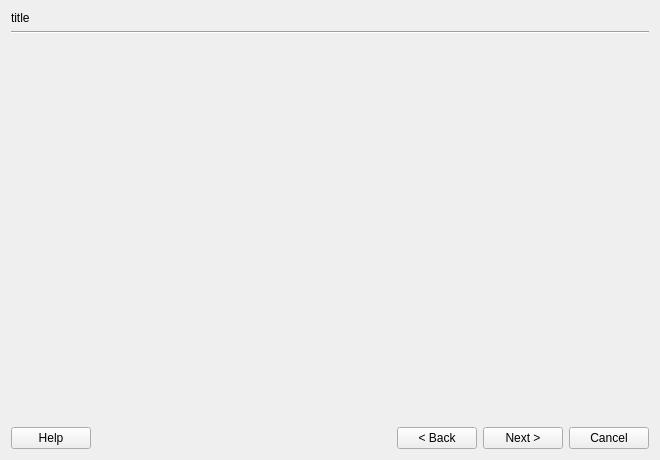
<?xml version="1.0" encoding="UTF-8"?>
<ui version="4.0">
 <class>DebconfWizard</class>
 <widget class="QWidget" name="DebconfWizard">
  <property name="geometry">
   <rect>
    <x>0</x>
    <y>0</y>
    <width>660</width>
    <height>460</height>
   </rect>
  </property>
  <property name="windowTitle">
   <string>Debconf</string>
  </property>
  <layout class="QVBoxLayout">
   <item>
    <widget class="QLabel" name="title">
     <property name="sizePolicy">
      <sizepolicy hsizetype="Preferred" vsizetype="Fixed">
       <horstretch>0</horstretch>
       <verstretch>0</verstretch>
      </sizepolicy>
     </property>
     <property name="text">
      <string>title</string>
     </property>
     <property name="wordWrap">
      <bool>false</bool>
     </property>
    </widget>
   </item>
   <item>
    <widget class="Line" name="line1">
     <property name="sizePolicy">
      <sizepolicy hsizetype="Preferred" vsizetype="Fixed">
       <horstretch>0</horstretch>
       <verstretch>0</verstretch>
      </sizepolicy>
     </property>
     <property name="frameShape">
      <enum>QFrame::HLine</enum>
     </property>
     <property name="frameShadow">
      <enum>QFrame::Sunken</enum>
     </property>
    </widget>
   </item>
   <item>
    <widget class="QWidget" name="mainFrame" native="true"/>
   </item>
   <item>
    <layout class="QHBoxLayout">
     <item>
      <widget class="QPushButton" name="bHelp">
       <property name="text">
        <string>Help</string>
       </property>
      </widget>
     </item>
     <item>
      <spacer name="spacer1">
       <property name="orientation">
        <enum>Qt::Horizontal</enum>
       </property>
       <property name="sizeType">
        <enum>QSizePolicy::Expanding</enum>
       </property>
       <property name="sizeHint" stdset="0">
        <size>
         <width>161</width>
         <height>20</height>
        </size>
       </property>
      </spacer>
     </item>
     <item>
      <widget class="QPushButton" name="bBack">
       <property name="text">
        <string>&lt; Back</string>
       </property>
      </widget>
     </item>
     <item>
      <widget class="QPushButton" name="bNext">
       <property name="text">
        <string>Next &gt;</string>
       </property>
      </widget>
     </item>
     <item>
      <widget class="QPushButton" name="bCancel">
       <property name="text">
        <string>Cancel</string>
       </property>
      </widget>
     </item>
    </layout>
   </item>
  </layout>
 </widget>
 <layoutdefault spacing="6" margin="11"/>
 <pixmapfunction>qPixmapFromMimeSource</pixmapfunction>
 <resources/>
 <connections/>
</ui>
